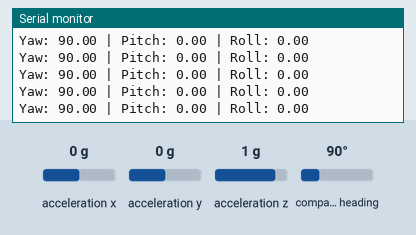
The sketch below on a simulated Arduino Uno, built with avr-gcc and run on an emulated ATmega328P. On the bench: the last lines printed to the serial monitor. The test bench sets the inputs (shaded band); at power-on: acceleration x 0 g, acceleration y 0 g, acceleration z 1 g, compass heading 90°.

Above: at 0.9 s.
1.0 s: acceleration x set to -1.4 g
At 1.04 s:
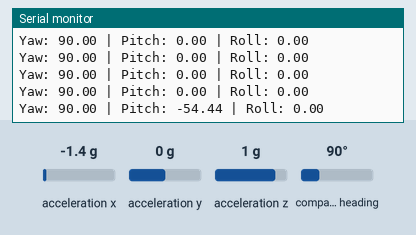
2.5 s: acceleration y set to -1.4 g
At 2.58 s:
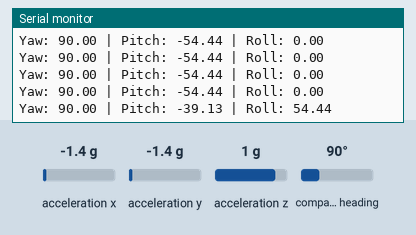
5.5 s: acceleration z set to -1.4 g
At 5.57 s:
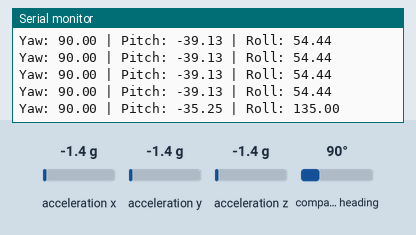
7.0 s: compass heading set to 7°
At 7.02 s:
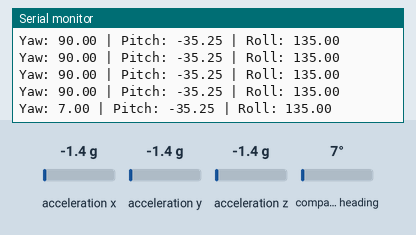
Timing chart, 0 to 9.5 s (numbered marks = the images above; inputs shaded):
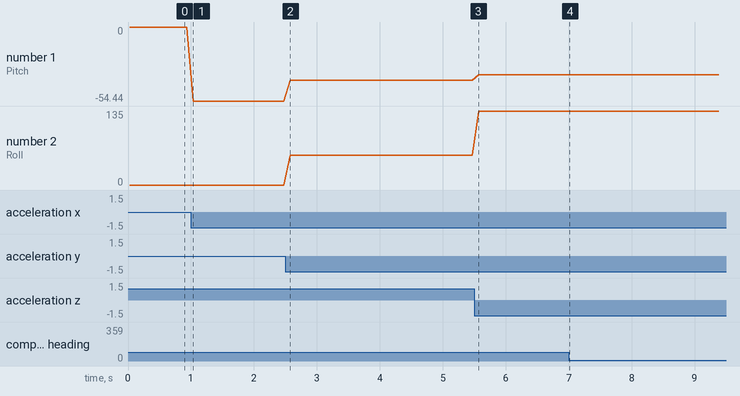

The sketch:

video.ino
```cpp
#include <Servo.h>
#include "BNO055.h"


// ----------- SERVO NESNELERİ -----------
Servo servo1;    // ESC (itici motor)
Servo servo2;    // Pitch yukarı
Servo servo3;    // Yaw sağ
Servo servo4;    // Pitch aşağı
Servo servo5;    // Yaw sol
Servo servoLED;  // PWM LED çıkışı

// ----------- PWM SABİTLERİ ------------
const int MOTOR_STOP_PWM = 1490;
const int MOTOR_MAX_PWM = 1100;
const int MOTOR_DONUS_PWM = 1250;

const int LED_PWM_ACIK = 1900;
const int LED_PWM_KAPALI = 1100;

// ----------- PINLER -------------------
const int ledPin = 11;  // PWM LED pin

// ----------- ZAMANLAR -----------------
const int SISTEM_GECIKME = 5000;
const int GOREV_ARASI_BEKLEME = 60000;  // 1 dk
const int YUZEYDE_BEKLEME = 4000;

BNO055Sensor bno055;  // BNO için OOP sınıfımız

uint32_t currentTime = millis();
uint32_t previousTime = millis();

void setup() {
  Serial.begin(9600);
  if (!bno055.begin(0x28)) {
    Serial.println("BNO sensörü başlatılamadı!");
  }

  while (1) {
    bno055.printOrientation();
    delay(100);
  }

  // Servo pinleri bağlanıyor
  servo1.attach(3);
  servo2.attach(5);
  servo3.attach(6);
  servo4.attach(9);
  servo5.attach(10);
  servoLED.attach(ledPin);

  // Başlangıç durumu
  servo1.writeMicroseconds(MOTOR_STOP_PWM);
  tumServolariNotrle();
  ledPWMSon();
  // delay(SISTEM_GECIKME);

  // GÖREV 1
  currentTime = millis();
  previousTime = millis();
  gorev1();
  delay(GOREV_ARASI_BEKLEME);

  // GÖREV 2
  // gorev2();
}

void loop() {

  // Görevler sadece 1 defa setup’ta çalışır
}

// ---------- LED FONKSİYONLARI ----------
void ledPWMYak() {
  servoLED.writeMicroseconds(LED_PWM_ACIK);
}

void ledPWMSon() {
  servoLED.writeMicroseconds(LED_PWM_KAPALI);
}

// --------- SERVOLARI NÖTRLE -----------
void tumServolariNotrle() {
  servo2.write(90);
  servo3.write(90);
  servo4.write(90);
  servo5.write(90);
}

// --------- MOTOR KONTROLLERİ ----------
void motorYavasArtir(int baslangicPWM, int hedefPWM) {
  for (int pwm = baslangicPWM; pwm >= hedefPWM; pwm -= 2) {
    servo1.writeMicroseconds(pwm);
    delay(1);
  }
}

void motorYavasAzalt(int baslangicPWM, int hedefPWM) {
  for (int pwm = baslangicPWM; pwm <= hedefPWM; pwm += 2) {
    servo1.writeMicroseconds(pwm);
    delay(1);
  }
}


bool ilkDonus = 1;
bool ikinciDonus = 1;

void sagaDondur() {
  servo3.write(135);
  servo5.write(45);
}

void solaDondur() {
  servo3.write(45);
  servo5.write(135);
}

void yukariDondur() {
  servo2.write(45);
  servo4.write(135);
}

void asagiDondur() {
  servo2.write(135);
  servo4.write(45);
}


// ------------- GÖREV 1 ------------------
void gorev1() {
  while (1) {
    if (ikinciDonus) {
      Serial.println("Gorev 1 basladi.");
      ikinciDonus = 0;
    }

    currentTime = millis();
    if (currentTime - previousTime < 12000) {
      tumServolariNotrle();
      if (ilkDonus) {
        motorYavasArtir(MOTOR_STOP_PWM, MOTOR_MAX_PWM);
        ilkDonus = 0;
      }
      if (bno055.getYaw() < 50 && bno055.getYaw() > 5) {
        solaDondur();
        Serial.print(currentTime);
        Serial.println("  Sola dönüyor");
      } else if (bno055.getYaw() > 330 && bno055.getYaw() < 355) {
        sagaDondur();
        Serial.print(currentTime);
        Serial.println("  Sağa dönüyor");
      }
      delay(50);
    }


    // bekleme
    if (currentTime - previousTime > 12000 && currentTime - previousTime < 13000) {
      tumServolariNotrle();
      motorYavasAzalt(MOTOR_MAX_PWM, MOTOR_DONUS_PWM);
    }


    if (currentTime - previousTime > 13000 && currentTime - previousTime < 18000) {
      tumServolariNotrle();
      if (bno055.getYaw() < 85) {
        sagaDondur();
        Serial.print(currentTime);
        Serial.println("  Saga dönüyor");

      } else if (bno055.getYaw() > 95) {
        solaDondur();
        Serial.print(currentTime);
        Serial.println("  Sola dönüyor");
      } else {
        motorYavasArtir(MOTOR_DONUS_PWM, MOTOR_MAX_PWM);
      }
      delay(50);
    }


    // bekleme
    if (currentTime - previousTime > 18000 && currentTime - previousTime < 19000) {
      tumServolariNotrle();
      motorYavasAzalt(MOTOR_MAX_PWM, MOTOR_DONUS_PWM);
    }

    if (currentTime - previousTime > 19000 && currentTime - previousTime < 31000) {
      tumServolariNotrle();
      if (bno055.getYaw() < 175) {
        sagaDondur();
        Serial.print(currentTime);
        Serial.println("  Saga dönüyor");

      } else if (bno055.getYaw() > 185) {
        solaDondur();
        Serial.print(currentTime);
        Serial.println("  Sola dönüyor");
      } else {
        motorYavasArtir(MOTOR_DONUS_PWM, MOTOR_MAX_PWM);
      }
      delay(50);
    }

    // bekleme
    if (currentTime - previousTime > 31000 && currentTime - previousTime < 32000) {
      tumServolariNotrle();
      motorYavasAzalt(MOTOR_MAX_PWM, MOTOR_DONUS_PWM);
    }


    if (currentTime - previousTime > 32000 && currentTime - previousTime < 37000) {
      tumServolariNotrle();
      if (bno055.getYaw() < 265) {
        sagaDondur();
        Serial.print(currentTime);
        Serial.println("  Saga dönüyor");

      } else if (bno055.getYaw() > 275) {
        solaDondur();
        Serial.print(currentTime);
        Serial.println("  Sola dönüyor");
      } else {
        motorYavasArtir(MOTOR_DONUS_PWM, MOTOR_MAX_PWM);
      }
      delay(50);
    }

    // bekleme
    if (currentTime - previousTime > 37000 && currentTime - previousTime < 38000) {
      tumServolariNotrle();
      motorYavasAzalt(MOTOR_MAX_PWM, MOTOR_DONUS_PWM);
    }


    if (currentTime - previousTime > 38000 && currentTime - previousTime < 50000) {
      tumServolariNotrle();
      if (bno055.getYaw() < 50 && bno055.getYaw() > 5) {
        sagaDondur();
        Serial.print(currentTime);
        Serial.println("  Saga dönüyor");
      } else if (bno055.getYaw() > 330 && bno055.getYaw() < 355) {
        solaDondur();
        Serial.print(currentTime);
        Serial.println("  Sola dönüyor");
      } else {
        motorYavasArtir(MOTOR_DONUS_PWM, MOTOR_MAX_PWM);
      }
      delay(50);
    }


    if (currentTime - previousTime > 38000 && currentTime - previousTime < 65000) {
      tumServolariNotrle();
      if (bno055.getPitch() > -35) {
        yukariDondur();
        Serial.print(currentTime);
        Serial.println("  Yukarı dönüyor");

      } else if (bno055.getPitch() < -45) {
        asagiDondur();
        Serial.print(currentTime);
        Serial.println("  Asağı dönüyor");
      }
      delay(50);
    }

    if (currentTime - previousTime > 36000 && currentTime - previousTime < 36100) {
      tumServolariNotrle();
      motorYavasAzalt(MOTOR_MAX_PWM, MOTOR_STOP_PWM);
      Serial.print(currentTime);
      Serial.println("  Bitti!");
      delay(100);
    }
  }
}

// ------------- GÖREV 2 ------------------
void gorev2() {
  tumServolariNotrle();
  motorYavasArtir(MOTOR_STOP_PWM, MOTOR_MAX_PWM);
  delay(7000);  // düz git 7sn

  // 1. sola dön
  motorYavasAzalt(MOTOR_MAX_PWM, MOTOR_DONUS_PWM);
  servo3.write(45);
  servo5.write(135);
  delay(1500);
  tumServolariNotrle();
  motorYavasArtir(MOTOR_DONUS_PWM, MOTOR_MAX_PWM);
  delay(5000);  // sola gittikten sonra düz 5sn

  // 2. tekrar sağa dön
  motorYavasAzalt(MOTOR_MAX_PWM, MOTOR_DONUS_PWM);
  servo3.write(135);
  servo5.write(45);
  delay(1500);
  tumServolariNotrle();
  motorYavasArtir(MOTOR_DONUS_PWM, MOTOR_MAX_PWM);
  delay(5000);  // tekrar düz 5sn

  // Aşağı dal
  motorYavasAzalt(MOTOR_MAX_PWM, MOTOR_DONUS_PWM);
  servo2.write(135);  // aşağı pitch
  servo4.write(45);
  delay(2000);

  // Yukarı çık (yunuslama)
  servo2.write(45);
  servo4.write(135);
  motorYavasArtir(MOTOR_DONUS_PWM, MOTOR_MAX_PWM);
  delay(3000);

  // Yüzeyde kal 4 sn – hafif motor sinyaliyle
  servo1.writeMicroseconds(1350);
  ledPWMYak();
  delay(YUZEYDE_BEKLEME);
  ledPWMSon();

  // Durdur
  motorYavasAzalt(1350, MOTOR_STOP_PWM);
  tumServolariNotrle();
}
```

BNO055.h
```cpp
#ifndef BNO055_SENSOR_H
#define BNO055_SENSOR_H

#include <Adafruit_BNO055.h>
#include <utility/imumaths.h>
#include <Arduino.h>

class BNO055Sensor {
private:
  Adafruit_BNO055 bno;
  bool initialized;

public:
  // İlkel constructor (initializer list yok)
  BNO055Sensor() {
    initialized = false;
  }

  // Başlatıcı
  bool begin(uint8_t addr = 0x28) {
    bno = Adafruit_BNO055(55, addr);  // Burada obje yeniden atanıyor
    if (!bno.begin()) {
      Serial.println("BNO055 başlatılamadı!");
      initialized = false;
      return false;
    }
    bno.setExtCrystalUse(true);
    Serial.println("BNO055 başlatıldı.");
    initialized = true;
    return true;
  }

  // Kalibrasyon bilgisi al
  void getCalibration(uint8_t* sys, uint8_t* gyro, uint8_t* accel, uint8_t* mag) {
    if (!initialized) return;
    bno.getCalibration(sys, gyro, accel, mag);
  }

  // Kalibrasyon tamamlanana kadar bekle
  bool waitForFullCalibration(uint16_t timeout_ms = 15000) {
    if (!initialized) return false;
    uint8_t sys, gyro, accel, mag;
    uint32_t start = millis();

    while (millis() - start < timeout_ms) {
      getCalibration(&sys, &gyro, &accel, &mag);
      Serial.print("Kalibrasyon -> SYS:");
      Serial.print(sys);
      Serial.print(" GYRO:");
      Serial.print(gyro);
      Serial.print(" ACC:");
      Serial.print(accel);
      Serial.print(" MAG:");
      Serial.println(mag);

      if (sys == 3 && gyro == 3 && accel == 3 && mag == 3) {
        Serial.println("✅ Tam kalibrasyon tamamlandı!");
        return true;
      }
      delay(500);
    }
    Serial.println("⚠️ Kalibrasyon tamamlanamadı, sensör yine de çalışabilir.");
    return false;
  }

  // Yönelim (Yaw, Pitch, Roll)
  void getOrientation(float* out) {
    if (!initialized) return;
    sensors_event_t data;
    bno.getEvent(&data);
    out[0] = data.orientation.x;  // Yaw
    out[1] = data.orientation.y;  // Pitch
    out[2] = data.orientation.z;  // Roll
  }

  void printOrientation() {
    if (!initialized) return;
    float ori[3];
    getOrientation(ori);
    Serial.print("Yaw: ");
    Serial.print(ori[0]);
    Serial.print(" | Pitch: ");
    Serial.print(ori[1]);
    Serial.print(" | Roll: ");
    Serial.println(ori[2]);
  }

  // Lineer ivme (kalkış tespiti)
  void getLinearAccel(float* out) {
    if (!initialized) return;
    imu::Vector<3> v = bno.getVector(Adafruit_BNO055::VECTOR_LINEARACCEL);
    out[0] = v.x();
    out[1] = v.y();
    out[2] = v.z();
  }

  bool detectLiftoff(float threshold = 2.0) {
    if (!initialized) return false;
    float lin[3];
    getLinearAccel(lin);
    float totalAccel = sqrt(lin[0] * lin[0] + lin[1] * lin[1] + lin[2] * lin[2]);
    return totalAccel > threshold;
  }
  float getYaw() {
    if (!initialized) return 0.0;
    sensors_event_t data;
    bno.getEvent(&data);
    return data.orientation.x;
  }

  // Yalnızca Pitch döndürür (y ekseni)
  float getPitch() {
    if (!initialized) return 0.0;
    sensors_event_t data;
    bno.getEvent(&data);
    return data.orientation.y;
  }

  // Yalnızca Roll döndürür (z ekseni)
  float getRoll() {
    if (!initialized) return 0.0;
    sensors_event_t data;
    bno.getEvent(&data);
    return data.orientation.z;
  }
};

#endif
```

Measured:
- after the input at 1.0 s, the serial monitor: prints a new line at once (image 1)
- after the input at 2.5 s, the serial monitor: prints a new line after 0.08 s (image 2)
- after the input at 5.5 s, the serial monitor: prints a new line after 0.07 s (image 3)
- after the input at 7.0 s, the serial monitor: prints a new line at once (image 4)
- plotted number 1: 0 → -54.44 after the input at 1.0 s, -54.44 → -39.13 after the input at 2.5 s, -39.13 → -35.25 after the input at 5.5 s
- plotted number 2: 0 → 54.44 after the input at 2.5 s, 54.44 → 135 after the input at 5.5 s
